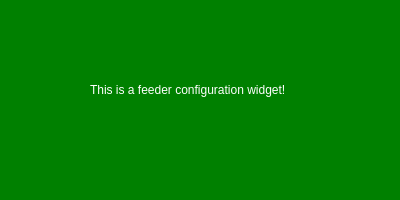
<?xml version="1.0" encoding="UTF-8"?>
<ui version="4.0">
 <class>FeederControl</class>
 <widget class="QWidget" name="FeederControl">
  <property name="geometry">
   <rect>
    <x>0</x>
    <y>0</y>
    <width>400</width>
    <height>200</height>
   </rect>
  </property>
  <property name="sizePolicy">
   <sizepolicy hsizetype="Fixed" vsizetype="Fixed">
    <horstretch>0</horstretch>
    <verstretch>0</verstretch>
   </sizepolicy>
  </property>
  <property name="minimumSize">
   <size>
    <width>400</width>
    <height>200</height>
   </size>
  </property>
  <property name="maximumSize">
   <size>
    <width>400</width>
    <height>200</height>
   </size>
  </property>
  <property name="windowTitle">
   <string>Form</string>
  </property>
  <property name="styleSheet">
   <string notr="true">background-color: green; color: white;</string>
  </property>
  <widget class="QLabel" name="label">
   <property name="geometry">
    <rect>
     <x>90</x>
     <y>80</y>
     <width>231</width>
     <height>20</height>
    </rect>
   </property>
   <property name="text">
    <string>This is a feeder configuration widget!</string>
   </property>
  </widget>
 </widget>
 <resources/>
 <connections/>
</ui>
